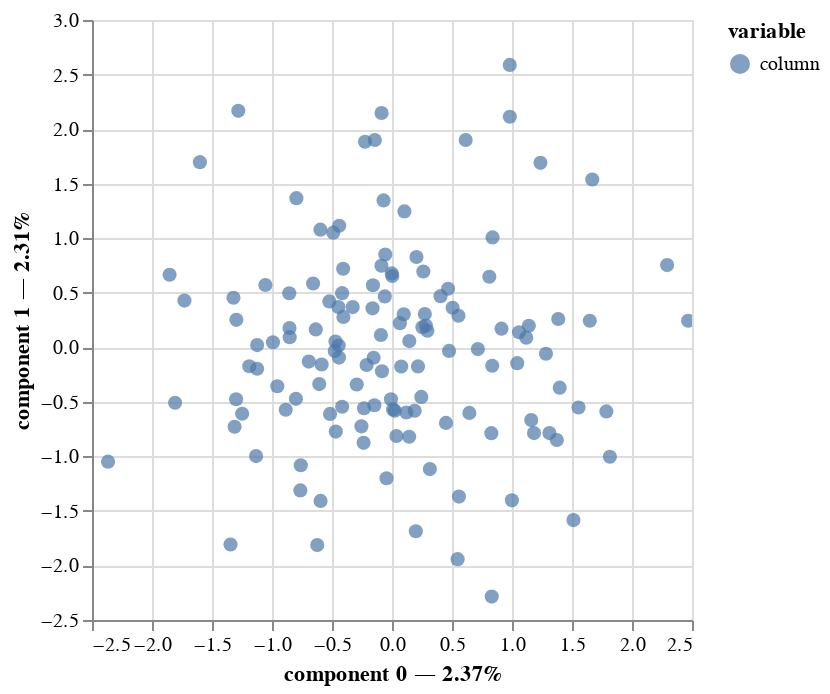

The notebook cell this image was saved under:
### Code cell
mca.plot(
    df_categorical,
    x_component=0, y_component=1,
    show_column_markers=True,
    show_row_markers=False,
    show_column_labels=False,
    show_row_labels=False
)

### Figure 1 — Vega-Lite specification as saved in the notebook (floating-point values rounded to 4 significant figures; data arrays with more than 128 entries replaced by an {"elided": "..."} marker saying what was removed)
{"config": {"view": {"continuousWidth": 300, "continuousHeight": 300}}, "layer": [{"mark": {"type": "circle", "size": 50}, "encoding": {"color": {"field": "variable", "type": "nominal"}, "tooltip": [{"field": "variable", "type": "nominal"}, {"field": "value", "type": "nominal"}, {"field": "component 0", "type": "quantitative"}, {"field": "component 1", "type": "quantitative"}], "x": {"axis": {"title": "component 0 — 2.37%"}, "field": "component 0", "scale": {"zero": false}, "type": "quantitative"}, "y": {"axis": {"title": "component 1 — 2.31%"}, "field": "component 1", "scale": {"zero": false}, "type": "quantitative"}}, "name": "view_3"}], "data": {"name": "data-e291418999bcaee714441ea5632dc3b4"}, "params": [{"name": "param_3", "select": {"type": "interval", "encodings": ["x", "y"]}, "bind": "scales", "views": ["view_3"]}], "$schema": "https://vega.github.io/schema/vega-lite/v5.16.3.json", "datasets": {"data-e291418999bcaee714441ea5632dc3b4": {"elided": "133 records"}}}
